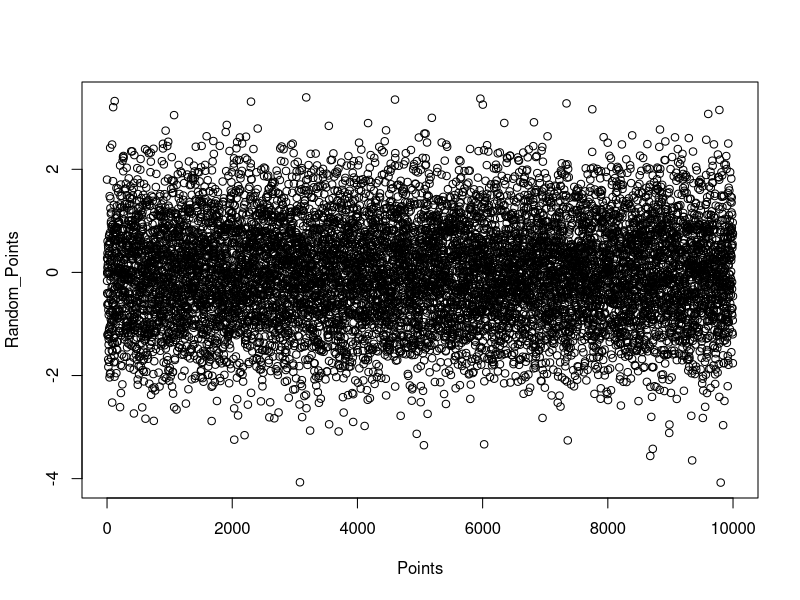

The R script that drew this image:
Npoints <- 10000

print(' --- Running for ---- ')
print(Npoints)

x <- c(0:(Npoints-1))
y <- rnorm(Npoints,0,1)
z <- rep( c('A'), c(Npoints) )

df = data.frame(x,y,z)
#print(df)

getwd()

pdf(file = "Plot.pdf")
plot(df$x, df$y, xlab="Points", ylab="Random_Points")
dev.off()


for(i in 1:4){
	print(1:i)
}